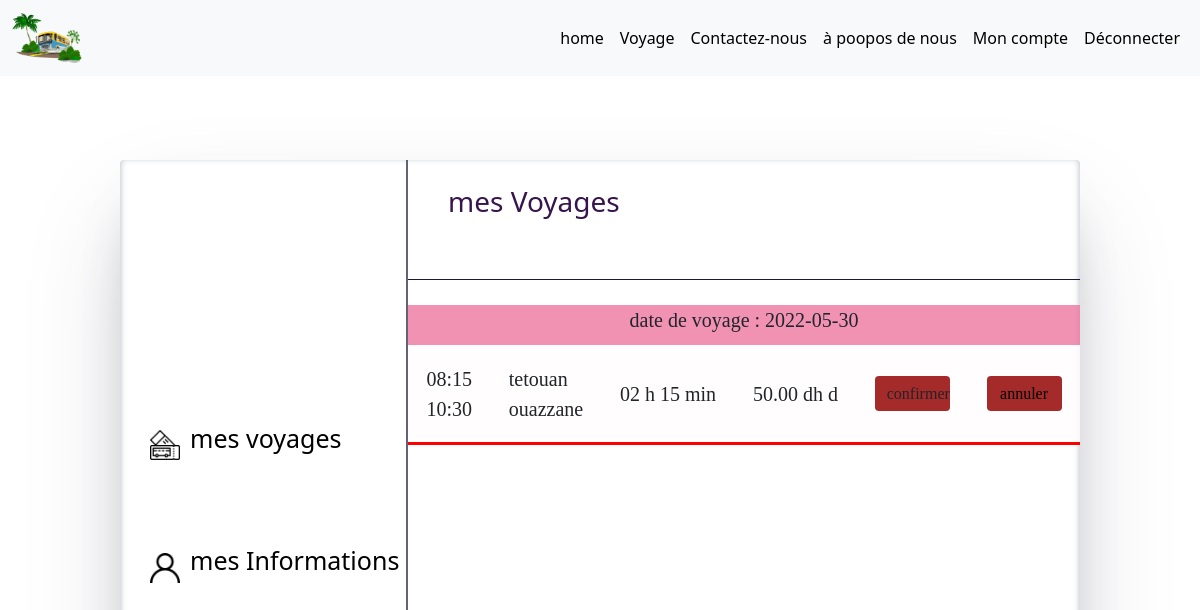
The page /profile.php (signed in) on the database its author committed.
### tables this page shows
CREATE TABLE `reservation` (
  `id` int(11) NOT NULL,
  `idClient` int(11) NOT NULL,
  `idVoyage` int(11) NOT NULL,
  `dateReservation` date NOT NULL,
  `dateVoyage` date NOT NULL
);

CREATE TABLE `voyage` (
  `id` int(4) NOT NULL,
  `villeDepart` varchar(255) NOT NULL,
  `villeArrivee` varchar(255) NOT NULL,
  `heureDepart` varchar(20) NOT NULL,
  `heurArv` varchar(255) NOT NULL,
  `nbrHeurs` varchar(255) NOT NULL,
  `nbrPlacesResrv` int(11) NOT NULL DEFAULT 0,
  `tarif` varchar(10) NOT NULL
);

### profile.php (the view, shortened to what this page needs)
<!DOCTYPE html>
<html lang="en">
<head>
    <link rel="stylesheet" href="style/styles.css" />
    <link rel="stylesheet" href="style/bootstrap.min.css">
    <link type="text/css" rel="stylesheet" href="style/booking.css" />
</head>
<body>
    <?php
    require_once("./layout/nav-bar.php")
    ?>
    <div class="container-profile">
        <div class="left-cont">
            <div class="list">
                <div class="mes-voyage"> <img src="./img/ticket-de-bus.png" alt="" style="width: 30px;"> <span class="lien"> <a href="profile.php"> mes voyages </a></span> </div>
                <div class="mes-info"> <img src="./img/user.png" alt="" style="width: 30px;"> <span class="lien"><a href="profile_info.php"> mes Informations </a> </span></div>
            </div>
        </div>
        <div class="right-cont">
            <div class="top-sec">
                <div class="title"> mes Voyages</div>
            </div>
            <div class="bot-sec">
                <div class="container-voyages">
                    <?php
                    try {
                        $bdd = new PDO('mysql:host=localhost;dbname=agence-voyage', 'root', '');
                        $idclient = $_SESSION['id'];
                        $reponse = $bdd->query("SELECT * FROM reservation R,voyage V WHERE V.id = R.idVoyage AND R.idClient = $idclient");
                        while ($donnees = $reponse->fetch()) {
                            echo "
                               <div class=\"date-day\"> date de voyage   : ". $donnees['dateVoyage'] ."</div>
									<div class=\"container-voyage\">
									<div  class=\"heurs\">
									<div> " . $donnees['heureDepart'] . "</div>
									<div> " . $donnees['heurArv'] . "</div>
									</div>
									<div  class=\"villes\">
									<div>" . $donnees['villeDepart'] . "</div>
									<div> " . $donnees['villeArrivee'] . "</div>
									</div>
                                    <div class=\"time\">
                                    <div>" . $donnees['nbrHeurs'] . "</div>
                                    </div>
                                    <div class=\"mentant\">
                                    <div>" . $donnees['tarif'] . "</div>
                                    </div>
                                    <div class=\"reserver-btn\">
                                    <button class=\"btn\"> confirmer </button>
                                    </div>
                                    <div class=\"reserver-btn\">
                                    <a class=\"btn\" href=\"traitement.php?annuler=" . $donnees['idR'] . " \"
         class=\"btn btn-danger\">annuler</a>
                                    </div>
                                    </div>
                                    ";
                        }
                    } catch (Exception $e) {
                        die('Erreur : ' . $e->getMessage());
                    }
                    ?>
                </div>
            </div>
        </div>
    </div>
</body>
</html>

### style/styles.css (style rules this page uses)
.container-profile { width: 80%; height: 600px; margin-top: 20vh; margin-left: auto; margin-right: auto; display: flex; flex-direction: row; border-radius: 4px; box-shadow: rgba(50, 50, 93, 0.25) 0px 50px 100px -20px, rgba(0, 0, 0, 0.3) 0px 30px 60px -30px, rgba(10, 37, 64, 0.35) 0px -2px 6px 0px inset; }
.left-cont { width: 30%; height: 100%; display: flex; border-right: 2px solid #2d2b48bc; }
.list { width: 100%; height: 60%; margin: auto; display: flex; flex-direction: column; justify-content: flex-start; justify-items: flex-start; padding-top: 20%; padding-bottom: 20%; }
.mes-voyage { height: 50%; display: flex; justify-items: center; font-size: 25px; color: #1a173b; align-items: flex-end; margin-left: 30px !important; }
.mes-info { white-space: nowrap; height: 50%; display: flex; justify-items: flex-start; margin-left: 30px; align-items: flex-end; font-size: 25px; }
.lien { cursor: pointer; margin-left: 10px; border-bottom:3px solid rgba(64, 102, 206,0) ; }
.right-cont { width: 70%; height: 100%; display: flex; flex-direction: column; }
.top-sec { width: 100%; height: 20%; border-bottom: 1px solid #1a173b; }
.title { width: 90%; height: 50%; margin-top: 20px; margin-bottom: auto; font-size: 28px; margin-left: 40px; font-family: inherit; font-style: normal; color: #36144c; }
.bot-sec { width: 100%; height: 80%; overflow: auto; font-size: 20px; font-family: ui-serif; }
a { text-decoration: none !important; color: black !important; }

### style/booking.css (style rules this page uses)
.container-voyages { margin-top: 25px; width: 100%; background:transparent; }
.container-voyage { background-color: #fffdfeda; width: 100%; display: flex; justify-content: space-between; height: 100px; border-bottom: solid red ; margin-bottom: 5px; }
.heurs { margin: auto; }
.villes { margin: auto; }
.time { margin: auto; }
.mentant { margin: auto; }
.reserver-btn { margin: auto; }
.btn { margin: auto; width: 75px; height: 35px; background-color: brown; border: none; }
.date-day { width: 100%; height: 40px; background: #ee76a0cb; text-align: center; }

### rows shown on the page
reservation: dateVoyage "2022-05-30", idVoyage.heureDepart "08:15", idVoyage.heurArv "10:30", idVoyage.villeDepart "tetouan", idVoyage.villeArrivee "ouazzane", idVoyage.nbrHeurs "02 h 15 min", idVoyage.tarif "50.00 dh d"
